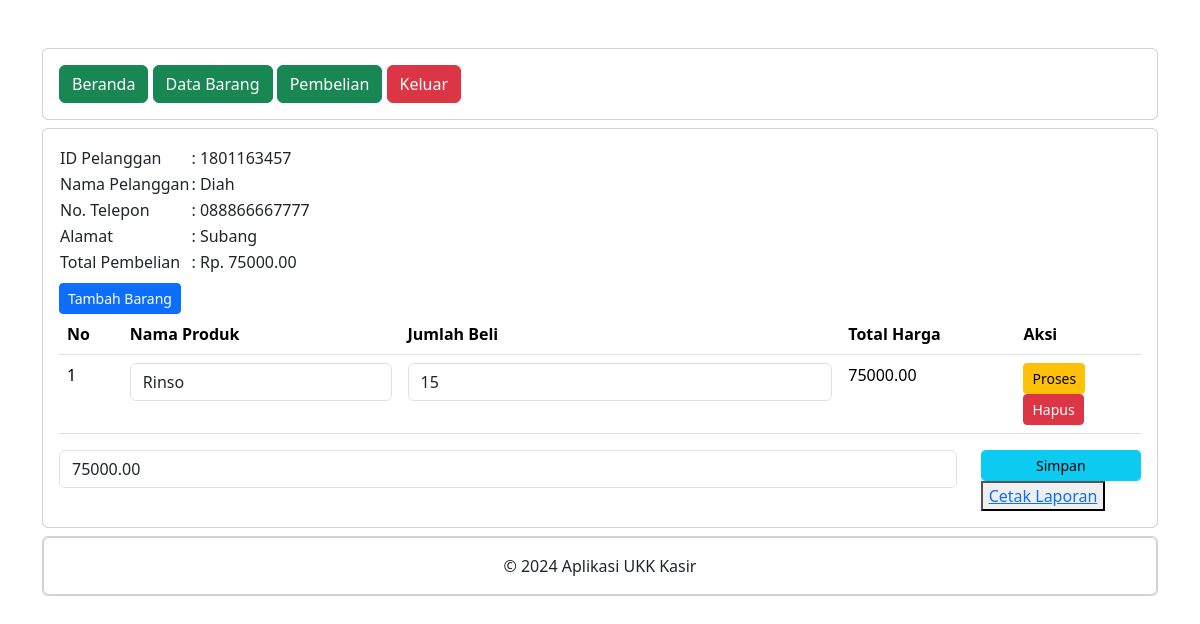
Page /kasir_alvini/petugas/detail_pembelian.php?PelangganID=1801163457 (signed in) on the committed database.
### tables this page shows
CREATE TABLE `penjualan` (
  `PenjualanID` int(11) NOT NULL,
  `TanggalPenjualan` date NOT NULL,
  `TotalHarga` decimal(10,2) NOT NULL,
  `PelangganID` int(11) NOT NULL
);

CREATE TABLE `pelanggan` (
  `PelangganID` int(11) NOT NULL,
  `NamaPelanggan` varchar(255) NOT NULL,
  `Alamat` text NOT NULL,
  `NomorTelepon` varchar(15) NOT NULL
);

CREATE TABLE `detailpenjualan` (
  `DetailID` int(11) NOT NULL,
  `PenjualanID` int(11) NOT NULL,
  `ProdukID` int(11) NOT NULL,
  `JumlahProduk` int(11) NOT NULL,
  `Subtotal` decimal(10,2) NOT NULL
);

CREATE TABLE `produk` (
  `ProdukID` int(11) NOT NULL,
  `NamaProduk` varchar(255) NOT NULL,
  `Harga` decimal(10,2) NOT NULL,
  `Stok` int(11) NOT NULL
);

### kasir_alvini/petugas/detail_pembelian.php (the view, shortened to what this page needs)
<?php
include "header.php";
include "navbar.php";
?>
<div class="card mt-2">
    <div class="card-body">
        <?php
		include '../koneksi.php';
		$PelangganID = $_GET['PelangganID'];
		$data = mysqli_query($koneksi,"SELECT * FROM pelanggan INNER JOIN penjualan ON pelanggan.PelangganID=penjualan.PelangganID");
		while($d = mysqli_fetch_array($data)){
			?>
        <?php if ($d['PelangganID'] == $PelangganID) { ?>
        <table>
            <tr>
                <td>ID Pelanggan</td>
                <td>: <?php echo $d['PelangganID']; ?></td>
            </tr>
            <tr>
                <td>Nama Pelanggan</td>
                <td>: <?php echo $d['NamaPelanggan']; ?></td>
            </tr>
            <tr>
                <td>No. Telepon</td>
                <td>: <?php echo $d['NomorTelepon']; ?></td>
            </tr>
            <tr>
                <td>Alamat</td>
                <td>: <?php echo $d['Alamat']; ?></td>
            </tr>
            <tr>
                <td>Total Pembelian</td>
                <td>: Rp. <?php echo $d['TotalHarga']; ?></td>
            </tr>
        </table>
        <form method="post" action="tambah_detail_penjualan.php">
            <button type="submit" class="btn btn-primary btn-sm mt-2">
                Tambah Barang
            </button>
        </form>
        <table class="table">
            <thead>
                <tr>
                    <th>No</th>
                    <th>Nama Produk</th>
                    <th>Jumlah Beli</th>
                    <th>Total Harga</th>
                    <th>Aksi</th>
                </tr>
            </thead>
            <tbody>
                <?php
						include '../koneksi.php';
						$nos = 1;
						$detailpenjualan = mysqli_query($koneksi,"SELECT * FROM detailpenjualan");
						while($d_detailpenjualan = mysqli_fetch_array($detailpenjualan)){
							?>
                <?php
							if ($d_detailpenjualan['PenjualanID'] == $d['PenjualanID']) { ?>
                <tr>
                    <td><?php echo $nos++; ?></td>
                    <td>
                        <form action="simpan_barang_beli.php" method="post">
                            <div class="form-group">
                                <select name="ProdukID" class="form-control" onchange="this.form.submit()">
                                    <?php
													include '../koneksi.php';
													$produk = mysqli_query($koneksi,"SELECT * FROM produk");
													while($d_produk = mysqli_fetch_array($produk)){
														?>
                                    <option value="<?php echo $d_produk['ProdukID']; ?>"
                                        <?php if ($d_produk['ProdukID']==$d_detailpenjualan['ProdukID']) { echo "selected"; } ?>>
                                        <?php echo $d_produk['NamaProduk']; ?></option>
                                    <?php } ?>
                                </select>
                            </div>
                        </form>
                    </td>
                    <td>
                        <form method="post" action="hitung_subtotal.php">
                            <div class="form-group">
                                <input type="number" name="JumlahProduk"
                                    value="<?php echo $d_detailpenjualan['JumlahProduk']; ?>" class="form-control">
                            </div>
                    </td>
                    <td><?php echo $d_detailpenjualan['Subtotal']; ?></td>
                    <td>
                        <button type="submit" class="btn btn-warning btn-sm">Proses</button>
                        <form method="post" action="hapus_detail_pembelian.php">
                            <button type="submit" class="btn btn-danger btn-sm">Hapus</button>
                        </form>
                    </td>
                </tr>
                <?php } else {
								?>
                <?php
							}
						}
						?>
            </tbody>
        </table>
        <form method="post" action="simpan_total_harga.php">
            <?php
					include '../koneksi.php';
					$detailpenjualan = mysqli_query($koneksi, "SELECT SUM(Subtotal) AS TotalHarga FROM detailpenjualan WHERE 	PenjualanID='$d[PenjualanID]'");
					$row = mysqli_fetch_assoc($detailpenjualan);
					$sum = $row['TotalHarga'];
					?>
            <div class="row">
                <div class="col-sm-10">
                    <div class="form-group">
                        <input type="text" class="form-control" name="TotalHarga" value="<?php echo $sum; ?>">
                    </div>
                </div>
                <div class="col-sm-2">
                    <div class="form-group">
                        <button class="btn btn-info btn-sm form-control" type="submit">Simpan</button>
                    </div>
                    <button>
                        <a target="_blank" href="cetak.php">Cetak Laporan</a>
                    </button>
                </div>
            </div>
        </form>
        <?php } else { ?>
        <?php
			}
		}
		?>
    </div>
</div>
<?php
include "footer.php";
?>

### rows in the picture
penjualan: PelangganID "1801163457", PelangganID.NamaPelanggan "Diah", PelangganID.NomorTelepon "088866667777", PelangganID.Alamat "Subang", TotalHarga "75000.00"
detailpenjualan: ProdukID "Rinso", JumlahProduk "15", Subtotal "75000.00"
